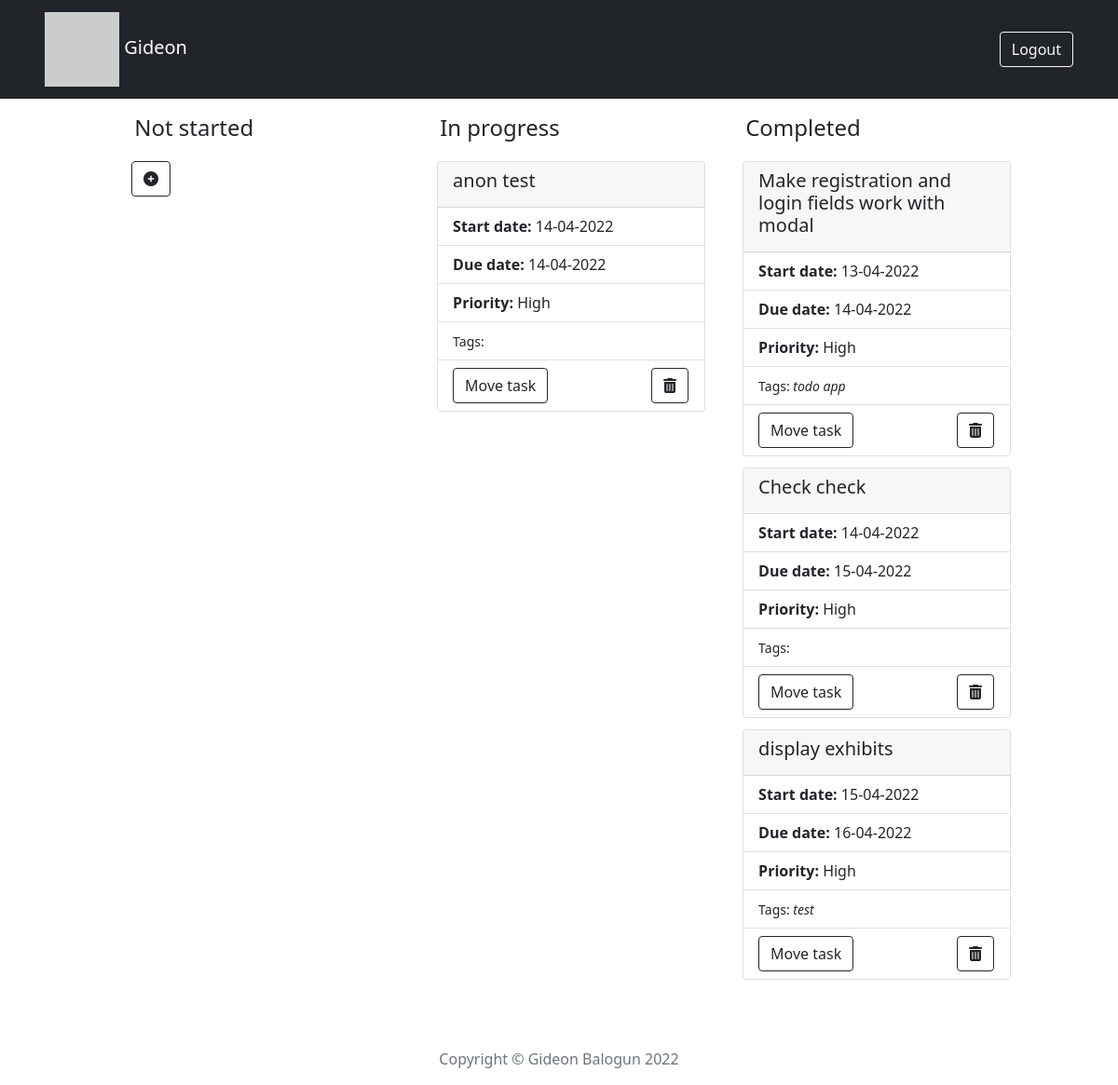
The page / (signed in) on the database its author committed.
### main.py (models this page shows)
class User(UserMixin, db.Model):
    __tablename__ = "users"
    id = db.Column(db.Integer, primary_key=True)
    email = db.Column(db.String(250), unique=True, nullable=False)
    password = db.Column(db.String(250), nullable=False)
    name = db.Column(db.String(250), nullable=False)
    all_tasks = db.relationship("Task", back_populates="author")

class Task(db.Model):
    __tablename__ = "tasks"
    id = db.Column(db.Integer, primary_key=True)
    author = db.relationship("User", back_populates="all_tasks")
    title = db.Column(db.String, nullable=False)
    start_date = db.Column(db.DateTime, nullable=False, default=datetime.utcnow)
    end_date = db.Column(db.DateTime, nullable=False)
    priority = db.Column(db.String, nullable=True)
    tag = db.Column(db.String, nullable=True)
    status = db.Column(db.String, nullable=False, default="Not Started")
    author_id = db.Column(db.Integer, db.ForeignKey('users.id'))

### main.py (the view, shortened to what this page needs)
@app.route('/', methods=["GET", "POST"])
def home():
    not_started = Task.query.filter_by(status="Not Started").all()
    in_progress = Task.query.filter_by(status="In progress").all()
    completed = Task.query.filter_by(status="Completed").all()
    task_form = CreateNewTask()
    user_form = CreateUser()
    login_form = LoginUser()
    update_status = UpdateStatus()
    error_msg = request.args.get("error_msg")
    if error_msg is None:
        error_msg = ""
    return render_template("index.html", ns=not_started, in_progress=in_progress,
                           completed=completed,
                           logged_in=current_user.is_authenticated,
                           task_form=task_form, user_form=user_form, login_form=login_form,
                           update_form=update_status, error_msg=error_msg)

### main.py (called while the page is built)
@login_manager.user_loader
def load_user(id):
    return User.query.get(id)

### templates/index.html (shortened to what this page needs)
{% include "header.html" %}
{% import "bootstrap/wtf.html" as wtf %}
<section class="main-content">
  <div class="container">
  <div class="row">
    <div class="col-lg-4 col-md-6 col-sm-12">
      <h4>Not started</h4>
      <button type="button" class="btn btn-outline-dark plus" data-bs-toggle="modal" data-bs-target="#exampleModal2">
          <i class="fa-solid fa-circle-plus"></i>
      </button>
    </div>
    <div class="col-lg-4 col-md-6 col-sm-12">
      <h4>In progress</h4>
      {% for i in in_progress:%}
      {% if current_user.id == i.author_id: %}
      <div class="card" style="width: 18rem;">
      <div class="card-header">
        <h5>{{i.title}}</h5>
      </div>
      <ul class="list-group list-group-flush">
        <li class="list-group-item"><strong>Start date: </strong> {{i.start_date.strftime("%d-%m-%Y")}} </li>
        <li class="list-group-item"><strong>Due date: </strong> {{i.end_date.strftime("%d-%m-%Y")}}</li>
        <li class="list-group-item"><strong>Priority: </strong>{{i.priority}} </li>
        <li class="list-group-item"><small>Tags: <em>{{i.tag}}</em></small></li>
        <li class="list-group-item">
        <button type="button" class="btn btn-outline-dark" data-bs-toggle="modal" data-bs-target="#exampleModal{{i.id + 2}}">
          Move task
        </button>
            <a class="btn btn-outline-dark delete" href="{{url_for('delete', task_id=i.id)}}" role="button"><i class="fa-solid fa-trash-can"></i></a>
        </li>
      </ul>
    </div>
      {%endif%}
      {%endfor%}
    </div>
    <div class="col-lg-4 col-md-6 col-sm-12">
      <h4>Completed</h4>
      {% for i in completed:%}
      {% if current_user.id == i.author_id: %}
      <div class="card" style="width: 18rem;">
      <div class="card-header">
        <h5>{{i.title}}</h5>
      </div>
      <ul class="list-group list-group-flush">
        <li class="list-group-item"><strong>Start date: </strong> {{i.start_date.strftime("%d-%m-%Y")}} </li>
        <li class="list-group-item"><strong>Due date: </strong> {{i.end_date.strftime("%d-%m-%Y")}}</li>
        <li class="list-group-item"><strong>Priority: </strong>{{i.priority}} </li>
        <li class="list-group-item"><small>Tags: <em>{{i.tag}}</em></small></li>
        <li class="list-group-item">
            <button type="button" class="btn btn-outline-dark" data-bs-toggle="modal" data-bs-target="#exampleModal{{i.id + 2}}">
            Move task
          </button>
          <a class="btn btn-outline-dark delete" href="{{url_for('delete', task_id=i.id)}}" role="button"><i class="fa-solid fa-trash-can"></i></a>
        </li>
      </ul>
    </div>
      {%endif%}
      {%endfor%}
    </div>
  </div>
</div>
</section>
 {% include "footer.html" %}

### templates/header.html (shortened to what this page needs)
<!DOCTYPE html>
<html lang="en" dir="ltr">
  <head>
    <link href="https://cdn.jsdelivr.net/npm/bootstrap@5.1.3/dist/css/bootstrap.min.css" rel="stylesheet">
    <link rel="stylesheet" href="{{ url_for('static', filename='css/styles.css')}}">
  </head>
  <body>
    {% import "bootstrap/wtf.html" as wtf %}
  <nav class="navbar navbar-expand-lg navbar-dark bg-dark">
  <div class="container-fluid navig">
    <a class="navbar-brand" href="{{url_for('home')}}">
      <img src="{{ 'zzz.sochi@gmail.com' | gravatar }}">
      {{current_user.name}}
    </a>
    <div class="collapse navbar-collapse" id="navbarSupportedContent">
      <ul class="navbar-nav ms-auto mb-2 mb-lg-0">
        {%if not current_user.is_authenticated:%}
        <li class="nav-item">
      <button type="button" class="btn btn-outline-light" data-bs-toggle="modal" data-bs-target="#exampleModal">
        Signup
      </button>
<div class="modal fade" id="exampleModal" tabindex="-1" aria-labelledby="exampleModalLabel" aria-hidden="true">
  <div class="modal-dialog">
    <div class="modal-content">
      <div class="modal-header">
        <h5 class="modal-title" id="exampleModalLabel">Sign up</h5>
        <button type="button" class="btn-close" data-bs-dismiss="modal" aria-label="Close">Hello</button>
      </div>
      <div class="modal-body">
        {{ wtf.quick_form(user_form, novalidate=True, button_map={"submit": "outline-dark"}) }}
      </div>
      <div class="modal-footer">
        <button type="button" class="btn btn-secondary" data-bs-dismiss="modal">Close</button>
      </div>
    </div>
  </div>
</div>
        </li>
        <li class="nav-item">
            <button type="button" class="btn btn-outline-light" data-bs-toggle="modal" data-bs-target="#exampleModal1">
              Login
            </button>
    <div class="modal fade" id="exampleModal1" tabindex="-1" aria-labelledby="exampleModalLabel" aria-hidden="true">
      <div class="modal-dialog">
        <div class="modal-content">
          <div class="modal-header">
            <h5 class="modal-title" id="exampleModalLabel1">Login</h5>
            <button type="button" class="btn-close" data-bs-dismiss="modal" aria-label="Close"></button>
          </div>
          <div class="modal-body">
            {{ wtf.quick_form(login_form, novalidate=True, button_map={"submit": "outline-dark"}) }}
          </div>
          <div class="modal-footer">
            <button type="button" class="btn btn-secondary" data-bs-dismiss="modal">Close</button>
          </div>
        </div>
      </div>
    </div>
        </li>
        {%else:%}
        <li>
          <a class="btn btn-outline-light" href="{{url_for('logout')}}" role="button">Logout</a>
        </li>
        {%endif%}
      </ul>
    </div>
  </div>
</nav>

### templates/footer.html (shortened to what this page needs)
<footer>
  <p class="copyright text-muted">Copyright &copy; Gideon Balogun 2022</p>
</footer>
</body>
</html>

### static/css/styles.css (style rules this page uses)
h4 { margin-bottom: 4%; padding-bottom: 3%; padding-top: 3%; position: sticky; top: 0; padding-left: 4%; }
footer { padding-top: 5%; text-align: center; }
.navig { padding-left: 4%; padding-right: 4%; }
.main-content { padding-left: 10%; padding-right: 8%; }
.card { margin-top: 4%; margin-bottom: 4%; margin-left: 3%; margin-right: 3%; }
.delete { margin-left: 42%; }
.plus { margin-left: 3% }

### rows shown on the page
User: name "Gideon"
Task: title "anon test", start_date "14-04-2022", end_date "14-04-2022", priority "High"
Task: title "Make registration and login fields work with modal", start_date "13-04-2022", end_date "14-04-2022", priority "High", tag "todo app"
Task: title "Check check", start_date "14-04-2022", end_date "15-04-2022", priority "High"
Task: title "display exhibits", start_date "15-04-2022", end_date "16-04-2022", priority "High", tag "test"
